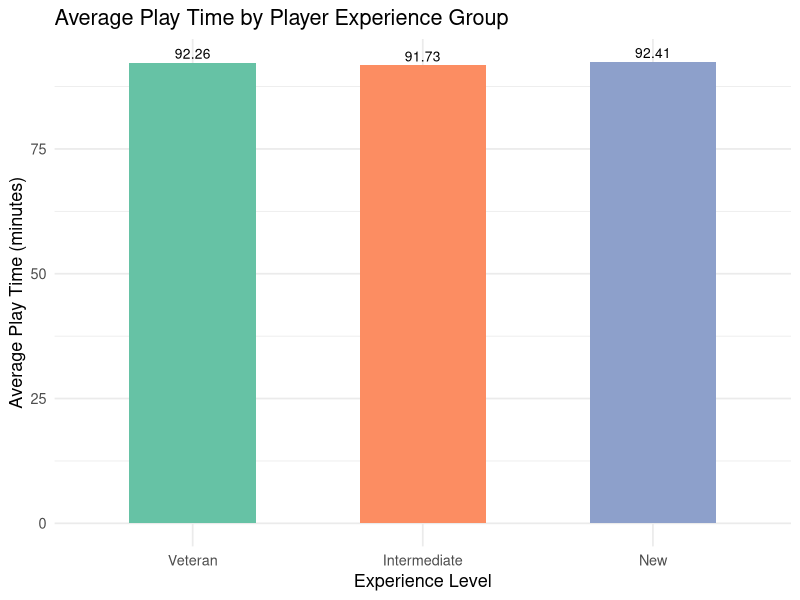
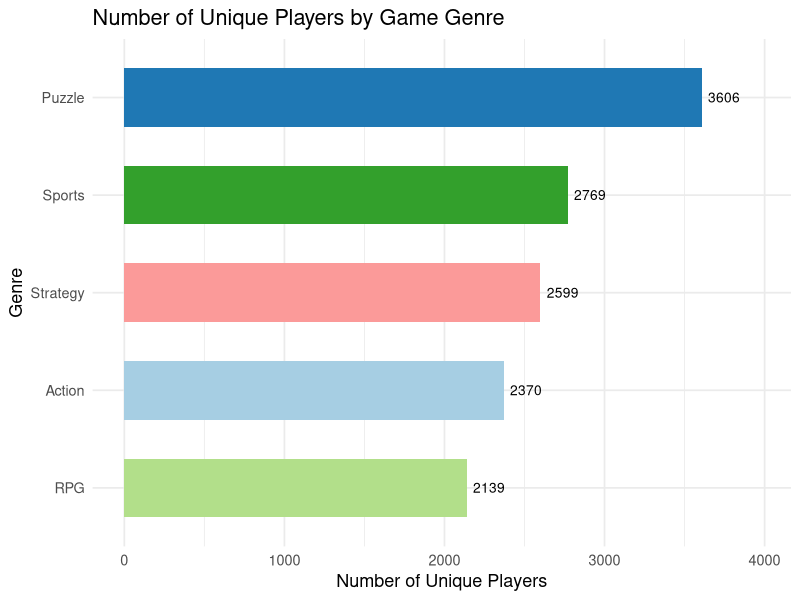
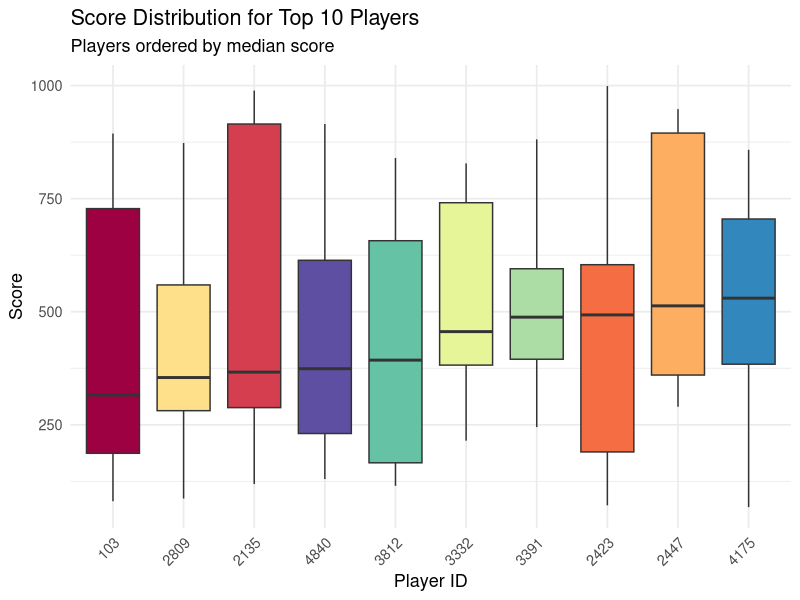

Write R code to recreate these figures, in order.

# COMP1013 Analytics Programming – Assignment
# Play Pulse Studios – Online Game Data Analysis

# Required libraries
library(dplyr)
library(ggplot2)
library(knitr)
library(kableExtra)
library(lubridate)

# Load data
players  <- read.csv("players.csv",  stringsAsFactors = FALSE)
sessions <- read.csv("sessions.csv", stringsAsFactors = FALSE)
games    <- read.csv("games.csv",    stringsAsFactors = FALSE)

# Quick sanity checks
cat("players rows:", nrow(players),  "| NAs:", sum(is.na(players)),  "\n")
cat("sessions rows:", nrow(sessions), "| NAs:", sum(is.na(sessions)), "\n")
cat("games rows:",    nrow(games),    "| NAs:", sum(is.na(games)),    "\n")

# PART 1 – Step 1: Parse dates and assign experience levels
players$signup_date <- as.Date(players$signup_date)
players$signup_year <- year(players$signup_date)

players$experience_level <- case_when(
  players$signup_year <  2023 ~ "Veteran",
  players$signup_year == 2023 ~ "Intermediate",
  players$signup_year >  2023 ~ "New",
  TRUE                        ~ NA_character_
)

# Join sessions to players, drop any unclassifiable players
sessions_exp <- sessions %>%
  inner_join(players %>% select(player_id, experience_level),
             by = "player_id") %>%
  filter(!is.na(experience_level))

# PART 1 – Step 2: Summary table
part1_summary <- sessions_exp %>%
  group_by(experience_level) %>%
  summarise(
    num_players       = n_distinct(player_id),
    avg_play_time_min = round(mean(play_time_minutes, na.rm = TRUE), 2),
    avg_score         = round(mean(score,             na.rm = TRUE), 2),
    .groups = "drop"
  ) %>%
  mutate(experience_level = factor(experience_level,
                                   levels = c("Veteran", "Intermediate", "New"))) %>%
  arrange(experience_level)

part1_summary %>%
  kable(col.names = c("Experience Level", "# Players",
                      "Avg Play Time (min)", "Avg Score"),
        caption = "Table 1: Player Engagement by Experience Level") %>%
  kable_styling(bootstrap_options = c("striped", "hover", "condensed"))

# PART 1 – Step 3: Visualisation
ggplot(part1_summary,
       aes(x = experience_level, y = avg_play_time_min, fill = experience_level)) +
  geom_col(width = 0.55, show.legend = FALSE) +
  geom_text(aes(label = avg_play_time_min), vjust = -0.4, size = 3.5) +
  scale_fill_brewer(palette = "Set2") +
  labs(title = "Average Play Time by Player Experience Group",
       x     = "Experience Level",
       y     = "Average Play Time (minutes)") +
  theme_minimal(base_size = 13)


# PART 2 – Step 1: Join sessions with games and group by genre
sessions_genre <- sessions %>%
  inner_join(games %>% select(game_id, genre), by = "game_id") %>%
  filter(!is.na(genre))

# PART 2 – Step 2: Summary table
part2_summary <- sessions_genre %>%
  group_by(genre) %>%
  summarise(
    avg_play_time_min  = round(mean(play_time_minutes, na.rm = TRUE), 2),
    avg_score          = round(mean(score,             na.rm = TRUE), 2),
    num_sessions       = n(),
    num_unique_players = n_distinct(player_id),
    .groups = "drop"
  ) %>%
  arrange(desc(num_unique_players))

part2_summary %>%
  kable(col.names = c("Genre", "Avg Play Time (min)", "Avg Score",
                      "# Sessions", "# Unique Players"),
        caption = "Table 2: Player Engagement by Game Genre") %>%
  kable_styling(bootstrap_options = c("striped", "hover", "condensed"))

# PART 2 – Step 3: Visualisation
ggplot(part2_summary,
       aes(x = reorder(genre, num_unique_players),
           y = num_unique_players, fill = genre)) +
  geom_col(width = 0.6, show.legend = FALSE) +
  geom_text(aes(label = num_unique_players), hjust = -0.2, size = 3.5) +
  coord_flip() +
  scale_fill_brewer(palette = "Paired") +
  labs(title = "Number of Unique Players by Game Genre",
       x     = "Genre",
       y     = "Number of Unique Players") +
  theme_minimal(base_size = 13) +
  expand_limits(y = max(part2_summary$num_unique_players) * 1.1)


# PART 3 – Step 1: Identify top 10 players by total play time
player_total_time <- sessions %>%
  group_by(player_id) %>%
  summarise(total_play_time = sum(play_time_minutes, na.rm = TRUE),
            .groups = "drop") %>%
  arrange(desc(total_play_time)) %>%
  slice_head(n = 10)

top10_ids <- player_total_time$player_id

# PART 3 – Step 2: Summary table for top 10 players
part3_summary <- sessions %>%
  filter(player_id %in% top10_ids) %>%
  group_by(player_id) %>%
  summarise(
    total_sessions    = n(),
    avg_play_time_min = round(mean(play_time_minutes, na.rm = TRUE), 2),
    avg_score         = round(mean(score,             na.rm = TRUE), 2),
    .groups = "drop"
  ) %>%
  left_join(player_total_time, by = "player_id") %>%
  arrange(desc(total_play_time))

part3_summary %>%
  select(player_id, total_sessions, avg_play_time_min,
         avg_score, total_play_time) %>%
  kable(col.names = c("Player ID", "Total Sessions",
                      "Avg Play Time (min)", "Avg Score",
                      "Total Play Time (min)"),
        caption = "Table 3: Top 10 Players by Total Play Time") %>%
  kable_styling(bootstrap_options = c("striped", "hover", "condensed"))

# PART 3 – Step 3: Boxplot of score distribution for top 10 players
sessions %>%
  filter(player_id %in% top10_ids, !is.na(score)) %>%
  mutate(player_id = factor(player_id)) %>%
  ggplot(aes(x = reorder(player_id, score, FUN = median),
             y = score, fill = player_id)) +
  geom_boxplot(outlier.size = 1.5, show.legend = FALSE) +
  scale_fill_brewer(palette = "Spectral") +
  labs(title    = "Score Distribution for Top 10 Players",
       subtitle = "Players ordered by median score",
       x        = "Player ID",
       y        = "Score") +
  theme_minimal(base_size = 13) +
  theme(axis.text.x = element_text(angle = 45, hjust = 1))


# PART 4 – Step 1: Create age groups and join with sessions
players_valid_age <- players %>%
  filter(!is.na(age) & age >= 16)

players_valid_age$age_group <- cut(
  players_valid_age$age,
  breaks = c(15, 25, 35, 45, Inf),
  labels = c("16-25", "26-35", "36-45", "46+"),
  right  = TRUE
)

sessions_age <- sessions %>%
  inner_join(players_valid_age %>% select(player_id, age_group),
             by = "player_id") %>%
  filter(!is.na(age_group))

# PART 4 – Step 2: Summary table
part4_summary <- sessions_age %>%
  group_by(age_group) %>%
  summarise(
    avg_play_time_min = round(mean(play_time_minutes, na.rm = TRUE), 2),
    avg_score         = round(mean(score,             na.rm = TRUE), 2),
    num_sessions      = n(),
    .groups = "drop"
  )

part4_summary %>%
  kable(col.names = c("Age Group", "Avg Play Time (min)",
                      "Avg Score", "# Sessions"),
        caption = "Table 4: Gaming Behaviour by Age Group") %>%
  kable_styling(bootstrap_options = c("striped", "hover", "condensed"))
